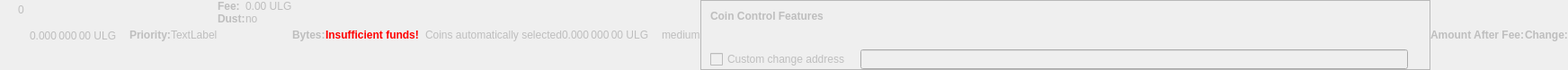
    <widget class="QWidget" name="dummyHideWidget" native="true">
     <property name="enabled">
      <bool>false</bool>
     </property>
     <property name="maximumSize">
      <size>
       <width>100</width>
       <height>22</height>
      </size>
     </property>
     <layout class="QHBoxLayout" name="dummyHideLayout">
      <property name="spacing">
       <number>0</number>
      </property>
      <property name="leftMargin">
       <number>0</number>
      </property>
      <property name="topMargin">
       <number>0</number>
      </property>
      <property name="rightMargin">
       <number>0</number>
      </property>
      <property name="bottomMargin">
       <number>0</number>
      </property>
      <item>
       <layout class="QFormLayout" name="formLayoutCoinControl1">
        <property name="horizontalSpacing">
         <number>10</number>
        </property>
        <property name="verticalSpacing">
         <number>14</number>
        </property>
        <property name="leftMargin">
         <number>10</number>
        </property>
        <property name="topMargin">
         <number>4</number>
        </property>
        <property name="rightMargin">
         <number>6</number>
        </property>
        <item row="0" column="1">
         <widget class="QLabel" name="labelCoinControlBytes">
          <property name="cursor">
           <cursorShape>IBeamCursor</cursorShape>
          </property>
          <property name="contextMenuPolicy">
           <enum>Qt::ActionsContextMenu</enum>
          </property>
          <property name="text">
           <string notr="true">0</string>
          </property>
          <property name="textInteractionFlags">
           <set>Qt::LinksAccessibleByMouse|Qt::TextSelectableByKeyboard|Qt::TextSelectableByMouse</set>
          </property>
         </widget>
        </item>
       </layout>
      </item>
      <item>
       <widget class="QLabel" name="labelCoinControlAfterFee">
        <property name="enabled">
         <bool>false</bool>
        </property>
        <property name="sizePolicy">
         <sizepolicy hsizetype="Fixed" vsizetype="Fixed">
          <horstretch>0</horstretch>
          <verstretch>0</verstretch>
         </sizepolicy>
        </property>
        <property name="minimumSize">
         <size>
          <width>111</width>
          <height>12</height>
         </size>
        </property>
        <property name="maximumSize">
         <size>
          <width>111</width>
          <height>12</height>
         </size>
        </property>
        <property name="cursor">
         <cursorShape>IBeamCursor</cursorShape>
        </property>
        <property name="contextMenuPolicy">
         <enum>Qt::ActionsContextMenu</enum>
        </property>
        <property name="text">
         <string notr="true">0.000 000 00 ULG</string>
        </property>
        <property name="textInteractionFlags">
         <set>Qt::LinksAccessibleByMouse|Qt::TextSelectableByKeyboard|Qt::TextSelectableByMouse</set>
        </property>
       </widget>
      </item>
      <item>
       <widget class="QLabel" name="labelCoinControlPriorityText">
        <property name="enabled">
         <bool>false</bool>
        </property>
        <property name="font">
         <font>
          <weight>75</weight>
          <bold>true</bold>
         </font>
        </property>
        <property name="text">
         <string>Priority:</string>
        </property>
       </widget>
      </item>
      <item>
       <layout class="QHBoxLayout" name="horizontalLayout">
        <item>
         <widget class="QLabel" name="WarningLabel">
          <property name="text">
           <string>TextLabel</string>
          </property>
         </widget>
        </item>
       </layout>
      </item>
      <item>
       <layout class="QFormLayout" name="formLayoutCoinControl3">
        <property name="horizontalSpacing">
         <number>0</number>
        </property>
        <property name="verticalSpacing">
         <number>0</number>
        </property>
        <property name="leftMargin">
         <number>0</number>
        </property>
        <property name="topMargin">
         <number>0</number>
        </property>
        <property name="rightMargin">
         <number>0</number>
        </property>
        <item row="0" column="0">
         <widget class="QLabel" name="labelCoinControlFeeText">
          <property name="enabled">
           <bool>false</bool>
          </property>
          <property name="font">
           <font>
            <weight>75</weight>
            <bold>true</bold>
           </font>
          </property>
          <property name="text">
           <string>Fee:</string>
          </property>
          <property name="margin">
           <number>0</number>
          </property>
         </widget>
        </item>
        <item row="0" column="1">
         <widget class="QLabel" name="labelCoinControlFee">
          <property name="enabled">
           <bool>false</bool>
          </property>
          <property name="cursor">
           <cursorShape>IBeamCursor</cursorShape>
          </property>
          <property name="contextMenuPolicy">
           <enum>Qt::ActionsContextMenu</enum>
          </property>
          <property name="text">
           <string notr="true">0.00 ULG</string>
          </property>
          <property name="textInteractionFlags">
           <set>Qt::LinksAccessibleByMouse|Qt::TextSelectableByKeyboard|Qt::TextSelectableByMouse</set>
          </property>
         </widget>
        </item>
        <item row="1" column="0">
         <widget class="QLabel" name="labelCoinControlLowOutputText">
          <property name="enabled">
           <bool>false</bool>
          </property>
          <property name="font">
           <font>
            <weight>75</weight>
            <bold>true</bold>
           </font>
          </property>
          <property name="text">
           <string>Dust:</string>
          </property>
         </widget>
        </item>
        <item row="1" column="1">
         <widget class="QLabel" name="labelCoinControlLowOutput">
          <property name="enabled">
           <bool>false</bool>
          </property>
          <property name="cursor">
           <cursorShape>IBeamCursor</cursorShape>
          </property>
          <property name="contextMenuPolicy">
           <enum>Qt::ActionsContextMenu</enum>
          </property>
          <property name="text">
           <string>no</string>
          </property>
          <property name="textInteractionFlags">
           <set>Qt::LinksAccessibleByMouse|Qt::TextSelectableByKeyboard|Qt::TextSelectableByMouse</set>
          </property>
         </widget>
        </item>
       </layout>
      </item>
      <item>
       <widget class="QLabel" name="labelCoinControlBytesText">
        <property name="enabled">
         <bool>false</bool>
        </property>
        <property name="font">
         <font>
          <weight>75</weight>
          <bold>true</bold>
         </font>
        </property>
        <property name="text">
         <string>Bytes:</string>
        </property>
       </widget>
      </item>
      <item>
       <layout class="QFormLayout" name="formLayoutCoinControl2">
        <property name="horizontalSpacing">
         <number>0</number>
        </property>
        <property name="verticalSpacing">
         <number>0</number>
        </property>
        <property name="leftMargin">
         <number>0</number>
        </property>
        <property name="topMargin">
         <number>0</number>
        </property>
        <property name="rightMargin">
         <number>0</number>
        </property>
       </layout>
      </item>
      <item>
       <layout class="QHBoxLayout" name="horizontalLayoutCoinControl2">
        <property name="spacing">
         <number>0</number>
        </property>
        <property name="bottomMargin">
         <number>0</number>
        </property>
       </layout>
      </item>
      <item>
       <widget class="QLabel" name="labelCoinControlInsuffFunds">
        <property name="enabled">
         <bool>false</bool>
        </property>
        <property name="minimumSize">
         <size>
          <width>0</width>
          <height>0</height>
         </size>
        </property>
        <property name="font">
         <font>
          <weight>75</weight>
          <bold>true</bold>
         </font>
        </property>
        <property name="styleSheet">
         <string notr="true">color:red;font-weight:bold;</string>
        </property>
        <property name="text">
         <string>Insufficient funds!</string>
        </property>
        <property name="margin">
         <number>5</number>
        </property>
       </widget>
      </item>
      <item>
       <layout class="QFormLayout" name="formLayoutCoinControl4">
        <property name="horizontalSpacing">
         <number>0</number>
        </property>
        <property name="verticalSpacing">
         <number>0</number>
        </property>
        <property name="leftMargin">
         <number>0</number>
        </property>
        <property name="topMargin">
         <number>0</number>
        </property>
        <property name="rightMargin">
         <number>0</number>
        </property>
       </layout>
      </item>
      <item>
       <widget class="QLabel" name="labelCoinControlChangeLabel">
        <property name="enabled">
         <bool>false</bool>
        </property>
        <property name="sizePolicy">
         <sizepolicy hsizetype="Preferred" vsizetype="Expanding">
          <horstretch>0</horstretch>
          <verstretch>0</verstretch>
         </sizepolicy>
        </property>
        <property name="minimumSize">
         <size>
          <width>0</width>
          <height>0</height>
         </size>
        </property>
        <property name="text">
         <string/>
        </property>
        <property name="margin">
         <number>3</number>
        </property>
       </widget>
      </item>
      <item>
       <widget class="QLabel" name="labelCoinControlAutomaticallySelected">
        <property name="enabled">
         <bool>false</bool>
        </property>
        <property name="sizePolicy">
         <sizepolicy hsizetype="Fixed" vsizetype="Fixed">
          <horstretch>0</horstretch>
          <verstretch>0</verstretch>
         </sizepolicy>
        </property>
        <property name="minimumSize">
         <size>
          <width>0</width>
          <height>0</height>
         </size>
        </property>
        <property name="maximumSize">
         <size>
          <width>240</width>
          <height>16777215</height>
         </size>
        </property>
        <property name="text">
         <string>Coins automatically selected</string>
        </property>
        <property name="margin">
         <number>5</number>
        </property>
       </widget>
      </item>
      <item>
       <widget class="QLabel" name="labelCoinControlChange">
        <property name="enabled">
         <bool>false</bool>
        </property>
        <property name="sizePolicy">
         <sizepolicy hsizetype="Fixed" vsizetype="Fixed">
          <horstretch>0</horstretch>
          <verstretch>0</verstretch>
         </sizepolicy>
        </property>
        <property name="minimumSize">
         <size>
          <width>111</width>
          <height>0</height>
         </size>
        </property>
        <property name="maximumSize">
         <size>
          <width>111</width>
          <height>16777215</height>
         </size>
        </property>
        <property name="cursor">
         <cursorShape>IBeamCursor</cursorShape>
        </property>
        <property name="contextMenuPolicy">
         <enum>Qt::ActionsContextMenu</enum>
        </property>
        <property name="text">
         <string notr="true">0.000 000 00 ULG</string>
        </property>
        <property name="textInteractionFlags">
         <set>Qt::LinksAccessibleByMouse|Qt::TextSelectableByKeyboard|Qt::TextSelectableByMouse</set>
        </property>
       </widget>
      </item>
      <item>
       <widget class="QLabel" name="labelCoinControlPriority">
        <property name="enabled">
         <bool>false</bool>
        </property>
        <property name="cursor">
         <cursorShape>IBeamCursor</cursorShape>
        </property>
        <property name="contextMenuPolicy">
         <enum>Qt::ActionsContextMenu</enum>
        </property>
        <property name="text">
         <string>medium</string>
        </property>
        <property name="textInteractionFlags">
         <set>Qt::LinksAccessibleByMouse|Qt::TextSelectableByKeyboard|Qt::TextSelectableByMouse</set>
        </property>
       </widget>
      </item>
      <item>
       <widget class="QFrame" name="frameCoinControl">
        <property name="sizePolicy">
         <sizepolicy hsizetype="Expanding" vsizetype="Expanding">
          <horstretch>0</horstretch>
          <verstretch>0</verstretch>
         </sizepolicy>
        </property>
        <property name="maximumSize">
         <size>
          <width>16777215</width>
          <height>16777215</height>
         </size>
        </property>
        <property name="frameShape">
         <enum>QFrame::StyledPanel</enum>
        </property>
        <property name="frameShadow">
         <enum>QFrame::Sunken</enum>
        </property>
        <layout class="QVBoxLayout" name="verticalLayoutCoinControl2_2">
         <property name="spacing">
          <number>0</number>
         </property>
         <property name="leftMargin">
          <number>0</number>
         </property>
         <property name="topMargin">
          <number>0</number>
         </property>
         <property name="rightMargin">
          <number>0</number>
         </property>
         <property name="bottomMargin">
          <number>0</number>
         </property>
         <item>
          <layout class="QVBoxLayout" name="verticalLayoutCoinControl" stretch="0,0,0,1">
           <property name="spacing">
            <number>0</number>
           </property>
           <property name="leftMargin">
            <number>10</number>
           </property>
           <property name="topMargin">
            <number>10</number>
           </property>
           <item>
            <layout class="QHBoxLayout" name="horizontalLayoutCoinControl1">
             <property name="bottomMargin">
              <number>15</number>
             </property>
             <item>
              <widget class="QLabel" name="labelCoinControlFeatures">
               <property name="enabled">
                <bool>false</bool>
               </property>
               <property name="sizePolicy">
                <sizepolicy hsizetype="Preferred" vsizetype="Maximum">
                 <horstretch>0</horstretch>
                 <verstretch>0</verstretch>
                </sizepolicy>
               </property>
               <property name="font">
                <font>
                 <weight>75</weight>
                 <bold>true</bold>
                </font>
               </property>
               <property name="styleSheet">
                <string notr="true">font-weight:bold;</string>
               </property>
               <property name="text">
                <string>Coin Control Features</string>
               </property>
              </widget>
             </item>
            </layout>
           </item>
           <item>
            <widget class="QWidget" name="widgetCoinControl" native="true">
             <property name="sizePolicy">
              <sizepolicy hsizetype="Preferred" vsizetype="Preferred">
               <horstretch>0</horstretch>
               <verstretch>0</verstretch>
              </sizepolicy>
             </property>
             <property name="minimumSize">
              <size>
               <width>0</width>
               <height>0</height>
              </size>
             </property>
             <property name="styleSheet">
              <string notr="true"/>
             </property>
             <layout class="QHBoxLayout" name="horizontalLayoutCoinControl5_2">
              <property name="leftMargin">
               <number>0</number>
              </property>
              <property name="topMargin">
               <number>0</number>
              </property>
              <property name="rightMargin">
               <number>0</number>
              </property>
              <property name="bottomMargin">
               <number>0</number>
              </property>
              <item>
               <layout class="QHBoxLayout" name="horizontalLayoutCoinControl3">
                <property name="spacing">
                 <number>20</number>
                </property>
                <property name="topMargin">
                 <number>0</number>
                </property>
                <property name="bottomMargin">
                 <number>10</number>
                </property>
               </layout>
              </item>
             </layout>
            </widget>
           </item>
           <item>
            <layout class="QHBoxLayout" name="horizontalLayoutCoinControl4" stretch="0,0,0">
             <property name="spacing">
              <number>12</number>
             </property>
             <property name="sizeConstraint">
              <enum>QLayout::SetDefaultConstraint</enum>
             </property>
             <property name="topMargin">
              <number>5</number>
             </property>
             <property name="rightMargin">
              <number>5</number>
             </property>
             <item>
              <widget class="QCheckBox" name="checkBoxCoinControlChange">
               <property name="enabled">
                <bool>false</bool>
               </property>
               <property name="toolTip">
                <string>If this is activated, but the change address is empty or invalid, change will be sent to a newly generated address.</string>
               </property>
               <property name="text">
                <string>Custom change address</string>
               </property>
              </widget>
             </item>
             <item>
              <widget class="QValidatedLineEdit" name="lineEditCoinControlChange">
               <property name="enabled">
                <bool>false</bool>
               </property>
               <property name="sizePolicy">
                <sizepolicy hsizetype="Expanding" vsizetype="Fixed">
                 <horstretch>0</horstretch>
                 <verstretch>0</verstretch>
                </sizepolicy>
               </property>
              </widget>
             </item>
             <item>
              <widget class="QLabel" name="labelCoinControlChangeLabel_2">
               <property name="sizePolicy">
                <sizepolicy hsizetype="Preferred" vsizetype="Expanding">
                 <horstretch>0</horstretch>
                 <verstretch>0</verstretch>
                </sizepolicy>
               </property>
               <property name="minimumSize">
                <size>
                 <width>0</width>
                 <height>0</height>
                </size>
               </property>
               <property name="text">
                <string/>
               </property>
               <property name="margin">
                <number>3</number>
               </property>
              </widget>
             </item>
            </layout>
           </item>
           <item>
            <spacer name="verticalSpacerCoinControl">
             <property name="orientation">
              <enum>Qt::Vertical</enum>
             </property>
             <property name="sizeHint" stdset="0">
              <size>
               <width>800</width>
               <height>1</height>
              </size>
             </property>
            </spacer>
           </item>
          </layout>
         </item>
        </layout>
       </widget>
      </item>
      <item>
       <widget class="QLabel" name="labelCoinControlAfterFeeText">
        <property name="enabled">
         <bool>false</bool>
        </property>
        <property name="minimumSize">
         <size>
          <width>0</width>
          <height>0</height>
         </size>
        </property>
        <property name="maximumSize">
         <size>
          <width>16777215</width>
          <height>16777215</height>
         </size>
        </property>
        <property name="font">
         <font>
          <weight>75</weight>
          <bold>true</bold>
         </font>
        </property>
        <property name="text">
         <string>Amount After Fee:</string>
        </property>
        <property name="alignment">
         <set>Qt::AlignLeading|Qt::AlignLeft|Qt::AlignVCenter</set>
        </property>
        <property name="margin">
         <number>0</number>
        </property>
       </widget>
      </item>
      <item>
       <widget class="QLabel" name="labelCoinControlChangeText">
        <property name="enabled">
         <bool>false</bool>
        </property>
        <property name="sizePolicy">
         <sizepolicy hsizetype="Preferred" vsizetype="Preferred">
          <horstretch>0</horstretch>
          <verstretch>0</verstretch>
         </sizepolicy>
        </property>
        <property name="minimumSize">
         <size>
          <width>0</width>
          <height>0</height>
         </size>
        </property>
        <property name="maximumSize">
         <size>
          <width>16777215</width>
          <height>16777215</height>
         </size>
        </property>
        <property name="font">
         <font>
          <weight>75</weight>
          <bold>true</bold>
         </font>
        </property>
        <property name="text">
         <string>Change:</string>
        </property>
        <property name="alignment">
         <set>Qt::AlignLeading|Qt::AlignLeft|Qt::AlignVCenter</set>
        </property>
       </widget>
      </item>
     </layout>
    </widget>
